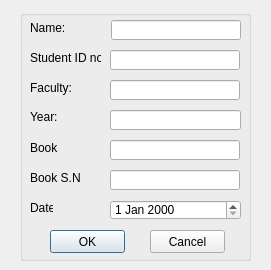
<?xml version="1.0" encoding="UTF-8"?>
<ui version="4.0">
 <class>addentry</class>
 <widget class="QDialog" name="addentry">
  <property name="geometry">
   <rect>
    <x>0</x>
    <y>0</y>
    <width>271</width>
    <height>270</height>
   </rect>
  </property>
  <property name="maximumSize">
   <size>
    <width>271</width>
    <height>270</height>
   </size>
  </property>
  <property name="windowTitle">
   <string>New Entry</string>
  </property>
  <property name="windowIcon">
   <iconset>
    <normaloff>C:/Users/asus/Downloads/kisspng-computer-icons-plus-sign-clip-art-plus-sign-5b4bfbdff0b3a7.2950963015317063359859.jpg</normaloff>C:/Users/asus/Downloads/kisspng-computer-icons-plus-sign-clip-art-plus-sign-5b4bfbdff0b3a7.2950963015317063359859.jpg</iconset>
  </property>
  <widget class="QGroupBox" name="groupBox">
   <property name="geometry">
    <rect>
     <x>20</x>
     <y>10</y>
     <width>231</width>
     <height>251</height>
    </rect>
   </property>
   <property name="title">
    <string/>
   </property>
   <widget class="QLabel" name="label">
    <property name="geometry">
     <rect>
      <x>10</x>
      <y>10</y>
      <width>72</width>
      <height>16</height>
     </rect>
    </property>
    <property name="text">
     <string>Name:</string>
    </property>
    <property name="buddy">
     <cstring>lineEdit_name</cstring>
    </property>
   </widget>
   <widget class="QLabel" name="label_2">
    <property name="geometry">
     <rect>
      <x>10</x>
      <y>40</y>
      <width>71</width>
      <height>16</height>
     </rect>
    </property>
    <property name="text">
     <string>Student ID no:</string>
    </property>
    <property name="buddy">
     <cstring>lineEdit_id</cstring>
    </property>
   </widget>
   <widget class="QLabel" name="label_3">
    <property name="geometry">
     <rect>
      <x>10</x>
      <y>70</y>
      <width>69</width>
      <height>16</height>
     </rect>
    </property>
    <property name="text">
     <string>Faculty:</string>
    </property>
    <property name="buddy">
     <cstring>lineEdit_faculty</cstring>
    </property>
   </widget>
   <widget class="QLabel" name="label_4">
    <property name="geometry">
     <rect>
      <x>10</x>
      <y>130</y>
      <width>27</width>
      <height>16</height>
     </rect>
    </property>
    <property name="text">
     <string>Book:</string>
    </property>
    <property name="buddy">
     <cstring>lineEdit_book</cstring>
    </property>
   </widget>
   <widget class="QLabel" name="label_5">
    <property name="geometry">
     <rect>
      <x>10</x>
      <y>160</y>
      <width>51</width>
      <height>16</height>
     </rect>
    </property>
    <property name="text">
     <string>Book S.N.:</string>
    </property>
    <property name="buddy">
     <cstring>lineEdit_sn</cstring>
    </property>
   </widget>
   <widget class="QLabel" name="label_6">
    <property name="geometry">
     <rect>
      <x>10</x>
      <y>190</y>
      <width>23</width>
      <height>16</height>
     </rect>
    </property>
    <property name="text">
     <string>Date</string>
    </property>
    <property name="buddy">
     <cstring>date</cstring>
    </property>
   </widget>
   <widget class="QLineEdit" name="lineEdit_name">
    <property name="geometry">
     <rect>
      <x>91</x>
      <y>10</y>
      <width>130</width>
      <height>20</height>
     </rect>
    </property>
   </widget>
   <widget class="QLineEdit" name="lineEdit_id">
    <property name="geometry">
     <rect>
      <x>90</x>
      <y>40</y>
      <width>130</width>
      <height>20</height>
     </rect>
    </property>
   </widget>
   <widget class="QLineEdit" name="lineEdit_faculty">
    <property name="geometry">
     <rect>
      <x>90</x>
      <y>70</y>
      <width>130</width>
      <height>20</height>
     </rect>
    </property>
   </widget>
   <widget class="QLineEdit" name="lineEdit_book">
    <property name="geometry">
     <rect>
      <x>90</x>
      <y>130</y>
      <width>130</width>
      <height>20</height>
     </rect>
    </property>
   </widget>
   <widget class="QLineEdit" name="lineEdit_sn">
    <property name="geometry">
     <rect>
      <x>90</x>
      <y>160</y>
      <width>130</width>
      <height>20</height>
     </rect>
    </property>
   </widget>
   <widget class="QDateEdit" name="date">
    <property name="geometry">
     <rect>
      <x>90</x>
      <y>190</y>
      <width>131</width>
      <height>20</height>
     </rect>
    </property>
   </widget>
   <widget class="QPushButton" name="ok">
    <property name="geometry">
     <rect>
      <x>30</x>
      <y>220</y>
      <width>75</width>
      <height>23</height>
     </rect>
    </property>
    <property name="text">
     <string>OK</string>
    </property>
   </widget>
   <widget class="QPushButton" name="cancel">
    <property name="geometry">
     <rect>
      <x>130</x>
      <y>220</y>
      <width>75</width>
      <height>23</height>
     </rect>
    </property>
    <property name="text">
     <string>Cancel</string>
    </property>
   </widget>
   <widget class="QLabel" name="label_8">
    <property name="geometry">
     <rect>
      <x>10</x>
      <y>100</y>
      <width>47</width>
      <height>13</height>
     </rect>
    </property>
    <property name="text">
     <string>Year:</string>
    </property>
    <property name="buddy">
     <cstring>lineEdit_year</cstring>
    </property>
   </widget>
   <widget class="QLineEdit" name="lineEdit_year">
    <property name="geometry">
     <rect>
      <x>90</x>
      <y>100</y>
      <width>131</width>
      <height>20</height>
     </rect>
    </property>
   </widget>
  </widget>
 </widget>
 <tabstops>
  <tabstop>lineEdit_name</tabstop>
  <tabstop>lineEdit_id</tabstop>
  <tabstop>lineEdit_faculty</tabstop>
  <tabstop>lineEdit_year</tabstop>
  <tabstop>lineEdit_book</tabstop>
  <tabstop>lineEdit_sn</tabstop>
  <tabstop>date</tabstop>
  <tabstop>ok</tabstop>
  <tabstop>cancel</tabstop>
 </tabstops>
 <resources/>
 <connections/>
</ui>
